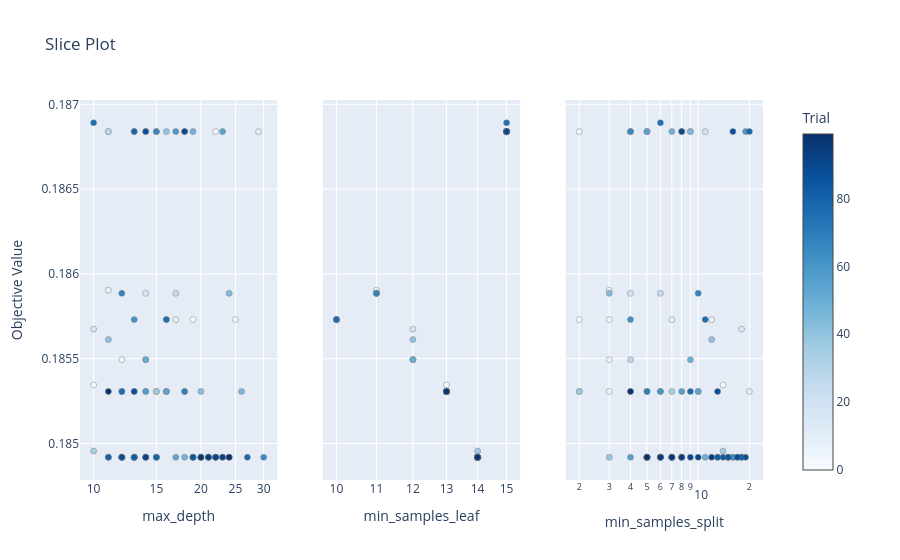

The notebook cell saved with this chart:
### Markdown cell above
A noter que les plages des hyperparamètres n'ont pas été sélectionnées au hasard. Elles ont été choisies à la suite d'analyse de graphiques Optuna `plot_slice`. Des itérations ont été réalisées mais pour éviter de surcharger ce document, nous n'avons inséré que le dernier graphique de chaque modèle (voir ci-dessous).

### Code cell
print("\nVisualisation des études Optuna pour Random Forest :")
#plot_slice(random_forest_study).show()

print("\nVisualisation des études Optuna pour Lasso :")
# plot_slice(lasso_study).show()

print("\nVisualisation des études Optuna pour Decision Tree :")
plot_slice(decision_tree_study).show()

print("\nVisualisation des études Optuna pour XGBoost :")
# plot_slice(xgboost_study).show()
